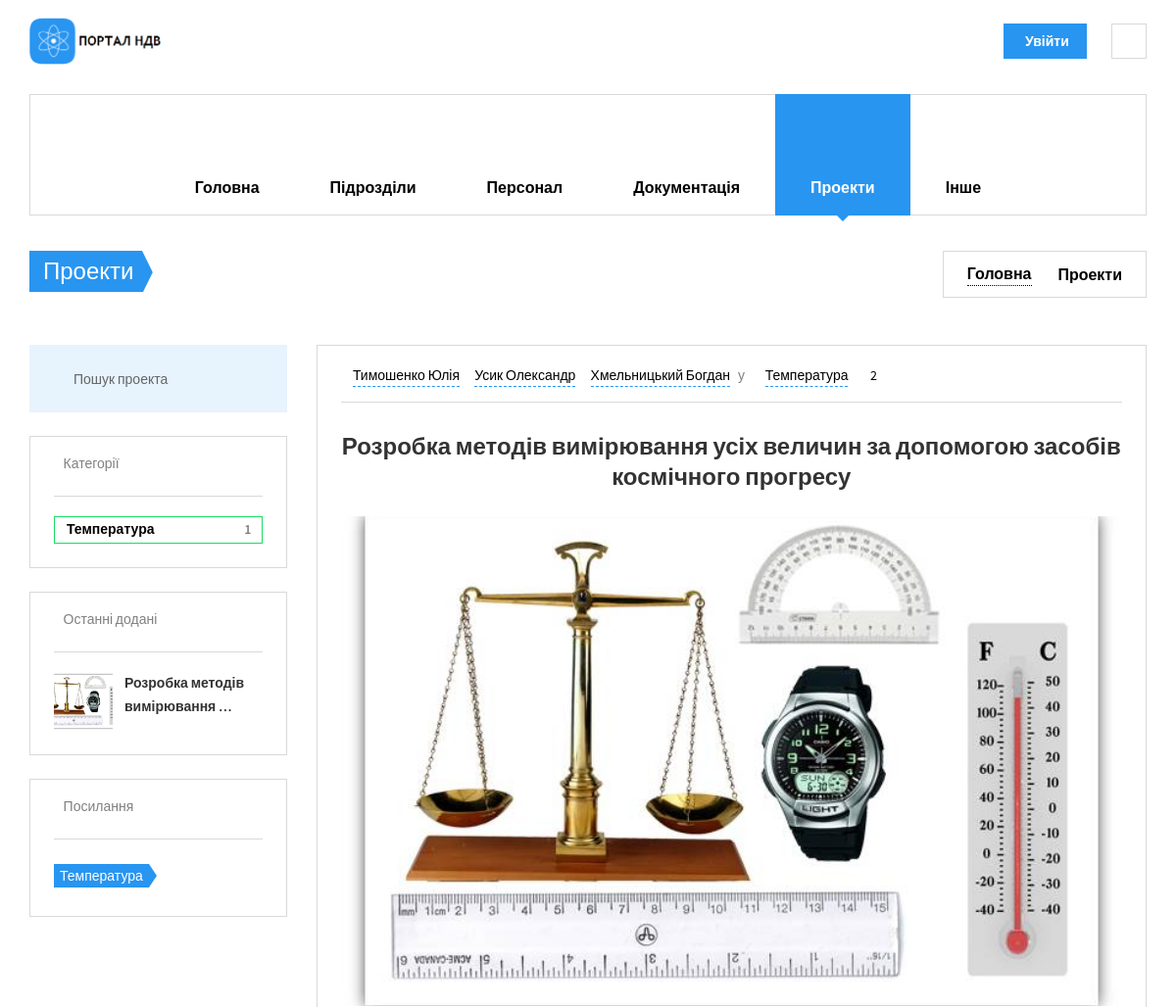
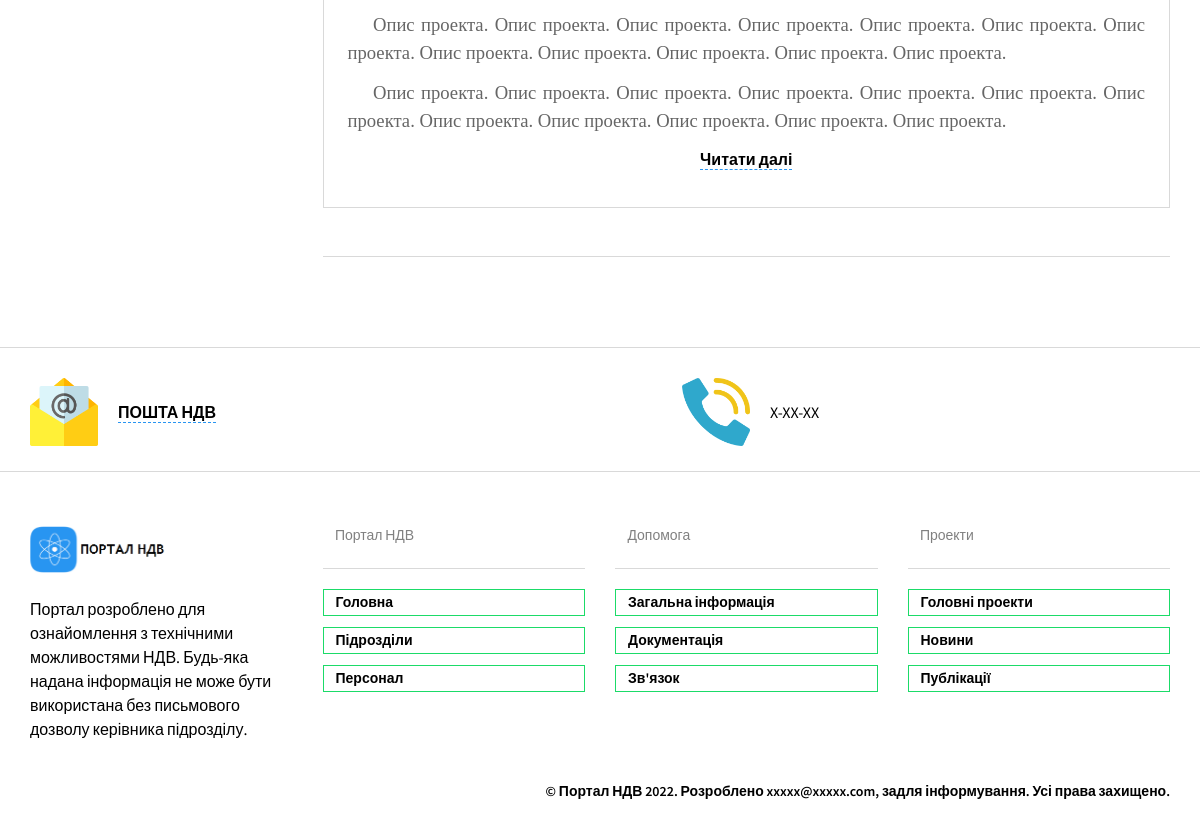
The app's page /projects/projects/ with its own data (2 pictures, top to bottom).
### staff/models.py (models this page shows, shortened)
class Staff(models.Model):
    fio = models.CharField(max_length=100, help_text='не більше ніж 100 символів',
                           verbose_name='ПІБ')
    slug = models.SlugField(max_length=100, unique=True, verbose_name='URL', db_index=True)
    div = models.ForeignKey(Divisions, on_delete=models.SET_NULL, verbose_name='Підрозділ', null=True)
    tabel = models.CharField(max_length=5, help_text='не більше ніж 5 символів', verbose_name='Табельный номер',
                             unique=True)
    prof = models.CharField(max_length=100, help_text='не більше ніж 100 символів',
                            verbose_name='Посада')
    oklad = models.IntegerField(verbose_name='Оклад')
    birthday = models.DateField(verbose_name="Дата народження", blank=True)
    phone = models.CharField(max_length=18, help_text='формат +38(ХХХ)-ХХХ-ХХ-ХХ',
                             verbose_name='Номер телефону')
    adress = models.CharField(max_length=100, help_text='формат пр/вул/провулок ХХХХХ д.ХХ кв.ХХ',
                              verbose_name='Домашня адреса')
    photo = models.ImageField(upload_to="workers_foto/", verbose_name="Фото")
    objects = models.Manager()
    class Meta:
        verbose_name = 'Персонал'
        verbose_name_plural = 'Персонал'
        ordering = ['fio']

### projects/models.py (models this page shows, shortened)
class Projects(models.Model):
    name = models.CharField(max_length=200, help_text='не більше ніж 200 символів',
                            verbose_name='Назва проекту')
    slug = models.SlugField(max_length=200, unique=True, verbose_name='URL', db_index=True)
    description = models.TextField(max_length=5000, help_text='Введіть короткий опис мети проекту',
                                   verbose_name='Опис проекту')
    div = models.ForeignKey(Divisions, on_delete=models.SET_NULL, verbose_name='Назва підрозділу', null=True)
    author = models.ManyToManyField(Staff, verbose_name='Автор', help_text="Оберіть автора/авторів проекту", )
    category = models.ManyToManyField(Categories, help_text='оберіть категорію/категорії',
                                      verbose_name='Оберіть категорію')
    objects = models.Manager()
    def display_author(self):
        return ', '.join([staff.fio.split()[0] for staff in self.author.all()])
    display_author.short_description = 'Автори'
    class Meta:
        verbose_name = 'Проект'
        verbose_name_plural = 'Проекти'
        ordering = ['name']

class ProjectsPics(models.Model):
    project = models.ForeignKey(Projects, on_delete=models.SET_NULL, verbose_name='Проект', null=True)
    """Шлях до картинок проекту"""
    def directory_path(instance, filename):
        return f'archives/{instance.project.div.slug}/projects/{instance.project.pk}/{instance.project.slug}/{filename}'
    pic = models.ImageField(upload_to=directory_path, verbose_name="Картинка проекту", blank=True, null=True,
                            max_length=500)
    objects = models.Manager()
    def file_load(self):
        self.pic.upload_to = f'archives/{self.project.div.slug}/projects/{self.project.pk}/'
        return self.pic.upload_to
    file_load.short_description = 'Розташування файлів'
    class Meta:
        verbose_name = 'Картинка проекту'
        verbose_name_plural = 'Картинки проектів'
        ordering = ['project']

### nio_app/models.py (models this page shows, shortened)
class Categories(models.Model):
    name = models.CharField(max_length=100, help_text='не більше ніж 100 символів',
                            verbose_name='Категорія')
    slug = models.SlugField(max_length=100, unique=True, verbose_name='URL', db_index=True)
    objects = models.Manager()
    class Meta:
        verbose_name = 'Категорія'
        verbose_name_plural = 'Категорії'

### projects/views.py (the view)
# urls.py: path('projects/', ProjectsList.as_view(), name='projects'),
class ProjectsList(ListView, PortalMixin):
    model = Projects
    template_name = 'projects/projects.html'
    queryset = Projects.objects.prefetch_related('author', 'category', 'reviewsprojects_set')
    paginate_by = 2
    def get_context_data(self, *, object_list=None, **kwargs):
        context = super().get_context_data(object_list=self.object_list, **kwargs)
        context['cats'] = Categories.objects.filter(projects__gte=1).distinct()
        context['projs'] = Projects.objects.only('name', 'slug',)
        """використання PortalMixin"""
        self.divisions = Divisions.objects.only('abr', 'slug')
        mixin_context = self.get_user_context()
        return dict(list(context.items()) + list(mixin_context.items()))

### nio_app/utilits.py (called while the page is built)
    def docs_name(self):
        doc = (
            ("M", "Методики"), ("P", "Паспорти"), ("KE", "Керівництва з експлуатації"), ("TD", "Техничні довідки"),
            ("ZT", "Технічні звіти"), ("TI", "Технологічні інструкції"), ("I", "Інше"))
        docs_type = Documents.objects.values('type').annotate(Count('type'))
        dt = []
        for i in doc:
            for t in docs_type:
                if t['type'] in i:
                    add = [i[0], i[1], t['type__count']]
                    dt.append(add)
                else:
                    continue
        return dt

    def get_user_context(self, **kwargs):
        context = kwargs
        context['divisions'] = self.divisions
        context['dt'] = self.docs_name()
        context['projects'] = Projects.objects.only('name')
        context['page'] = ''
        return context

### projects/templates/projects/projects.html (shortened to what this page needs)
{% extends 'nio_app/base_portal.html' %}
{% load static %}
{% block main %}
<li class="menu-item-has-children">
  {% endblock main %}
  {% block divs %}
<li class="menu-item-has-children">
  {% endblock divs %}
  {% block staff %}
<li class="menu-item-has-children">
  {% endblock staff %}
  {% block docs %}
<li class="menu-item-has-children">
  {% endblock docs %}
  {% block projects %}
<li class="menu-item-has-children  current-menu-item">
  {% endblock projects %}
  {% block other %}
<li class="menu-item-has-children">
  {% endblock other %}
{% block content %}
<section class="page-title">
  <div class="container">
    <div class="inner">
      <div class="column">
        <div class="title">
          <a href="{% url 'projects:projects' %}">
          <h1>Проекти</h1>
          </a>
        </div>
      </div>
      <div class="column">
        <div class="breadcrumbs">
          <a href="{% url 'nio_app:index_portal' %}">Головна</a>
          <span class="delimiter"><i class="icon-arrow-right"></i></span>
          <span>Проекти</span>
        </div>
      </div>
    </div>
  </div>
</section>
<section class="container">
  <div class="row">
    <div class="col-lg-9 col-md-8 col-lg-push-3 col-md-push-4">
      {% for pr in object_list %}
      <section class="post-item">
        <div class="post-body">
          <div class="post-meta">
            <div class="column">
              <span>
                {% for a in pr.author.all %}
                <i class="icon-head"></i>
                <a href="{% url 'staff:staff_single' a.slug %}">
                  {{ a.fio }}</a>
                {% endfor %}
              </span>
              <span>у</span>
              {% for c in pr.category.all %}
              <span>
                <i class="icon-ribbon"></i>
                <a href="{% url 'projects:project_category' c.slug %}">{{ c.name }}</a>
              </span>
              {% endfor %}
              <span class="post-comments">
                <i class="icon-speech-bubble"></i>
                <a href="#">{{ pr.reviewsprojects_set.count }}</a>
              </span>
            </div>
            <div class="column"></div>
          </div>
          <a href="{% url 'projects:project_single' pr.slug %}" class="post-title">
            <h3>{{ pr.name }}</h3>
          </a>
           <a href="{% url 'projects:project_single' pr.slug %}" class="post-thumb waves-effect">
          {% for pic in pr.projectspics_set.all %}
          <img src="{{ pic.pic.url }}" alt="Post01" style="width: 100%; max-height: 500px; object-fit: cover;">
          {% endfor %}
        </a>
          <p>{{ pr.description|safe }}</p>
          <a href="{% url 'projects:project_single' pr.slug %}">Читати далі</a>
        </div>
      </section>
      {% endfor %}
        {% include 'nio_app/include/pagination.html' %}
    </div>
        {% include 'projects/include/sidebar_projects.html' %}
  </div>
</section>
{% endblock content %}

### projects/templates/projects/include/sidebar_projects.html (shortened to what this page needs)
{% load static %}
<div class="col-lg-3 col-md-4 col-lg-pull-9 col-md-pull-8">
    <aside class="sidebar">
        <section class="widget widget_search">
            <form method="get" class="search-box" action="{% url 'projects:search_project' %}">
                <input type="text" class="form-control" name="search_project" placeholder="Пошук проекта"
                       pattern="^[А-Яа-яґҐЁёІіЇїЄє'''\s-]+$" title="Не підтримуються латинськи символи" >
            <button type="submit"><i class="icon-search"></i></button>
            </form>
        </section>
        <section class="widget widget_categories">
            <h3 class="widget-title"><i class="icon-ribbon"></i>Категорії
            </h3>
            <ul>{% for c in cats %}
                <li><a href="{% url 'projects:project_category' c.slug %}">{{ c.name }}<span>{{ c.projects_set.count }}</span></a>
                </li>
                {% endfor %}
            </ul>
        </section>
        <section class="widget widget_recent_posts">
            <h3 class="widget-title"><i class="icon-paper"></i>Останні додані
            </h3>
            {% for pr in projs|slice:":3" %}
            <div class="item">
                <div class="thumb">
                    <a href="{% url 'projects:project_single' pr.slug %}">
                        {% for pic in pr.projectspics_set.all %}
                        <img src="{{ pic.pic.url }}" alt="Post01" style="width: 60px; height: 60px; object-fit: cover;">
                        {% endfor %}
                    </a>
                </div>
                <div class="info">
                    <h4><a href="{% url 'projects:project_single' pr.slug %}">{{ pr.name|truncatewords:3}}</a></h4>
                </div>
            </div>
            {% endfor %}
        </section>
        <section class="widget widget_tag_cloud">
            <h3 class="widget-title"><i class="icon-tag"></i>Посилання
            </h3>
            {% for c in cats %}
            <a href="{% url 'projects:project_category' c.slug %}">{{ c.name }}</a>
            {% endfor %}
        </section>
    </aside>
</div>

### records on screen
Projects: reviewsprojects_set.count "2", name "Розробка методів вимірювання усіх величин за допомогою засобів космічного прогресу", description "Опис проекта. Опис проекта. Опис проекта. Опис проекта. Опис проекта. Опис проекта. Опис проекта. Опис проекта. Опис проекта. Опис проекта. Опис проекта. Опис проекта. Опис проекта. Опис проекта. Опис проекта. Опис проекта. Опис проекта. Опис проекта. Опис проекта. Опис проекта. Опис проекта. Опис проекта. Опис проекта. Опис проекта.", name "Розробка методів вимірювання …"
Staff: fio "Тимошенко Юлія"
Staff: fio "Усик Олександр"
Staff: fio "Хмельницький Богдан"
Categories: name "Температура", projects_set.count "1"
ProjectsPics: pic (picture)
